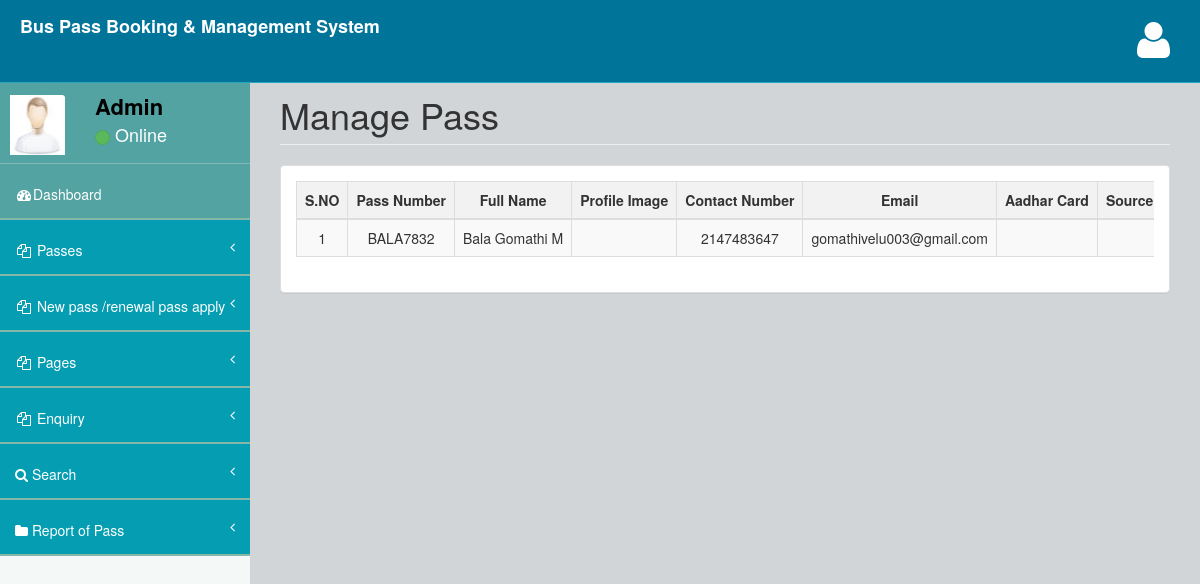
Page /buspassms/admin/manage-pass.php (signed in) on the committed database.
### tables this page shows
CREATE TABLE `tblpass` (
  `ID` int(10) NOT NULL,
  `PassNumber` varchar(255) NOT NULL,
  `FullName` varchar(200) DEFAULT NULL,
  `ProfileImage` varchar(200) DEFAULT NULL,
  `ContactNumber` bigint(10) DEFAULT NULL,
  `Email` varchar(200) DEFAULT NULL,
  `IdentityType` varchar(200) DEFAULT NULL,
  `IdentityCardno` varchar(200) DEFAULT NULL,
  `Category` varchar(100) DEFAULT NULL,
  `Source` varchar(200) DEFAULT NULL,
  `Destination` varchar(200) DEFAULT NULL,
  `FromDate` varchar(200) DEFAULT NULL,
  `ToDate` varchar(200) DEFAULT NULL,
  `amount` decimal(10,0) DEFAULT NULL,
  `PasscreationDate` timestamp NULL DEFAULT current_timestamp(),
  `Status` enum('Pending','Accepted','Rejected') DEFAULT 'Pending',
  `payment_status` enum('Not Paid','Paid') DEFAULT 'Not Paid'
);

### buspassms/admin/manage-pass.php (the view, shortened to what this page needs)
<?php
include('includes/dbconnection.php');
if (strlen($_SESSION['bpmsaid']) == 0) {
    header('location:logout.php');
} else {
?>
<!DOCTYPE html>
<html>
<head>
    <link href="assets/plugins/bootstrap/bootstrap.css" rel="stylesheet" />
    <link href="assets/font-awesome/css/font-awesome.css" rel="stylesheet" />
    <link href="assets/plugins/pace/pace-theme-big-counter.css" rel="stylesheet" />
    <link href="assets/css/style.css" rel="stylesheet" />
    <link href="assets/css/main-style.css" rel="stylesheet" />
    <link href="assets/plugins/dataTables/dataTables.bootstrap.css" rel="stylesheet" />
</head>
<body>
    <div id="wrapper">
        <?php include_once('includes/header.php'); ?>
        <?php include_once('includes/sidebar.php'); ?>
        <div id="page-wrapper">
            <div class="row">
                <div class="col-lg-12">
                    <h1 class="page-header">Manage Pass</h1>
                </div>
            </div>
            <div class="row">
                <div class="col-lg-12">
                    <div class="panel panel-default">
                        <div class="panel-body">
                            <div class="table-responsive">
                                <table class="table table-striped table-bordered table-hover" id="dataTables-example">
                                    <thead>
                                        <tr>
                                            <th>S.NO</th>
                                            <th>Pass Number</th>
                                            <th>Full Name</th>
                                            <th>Profile Image</th>
                                            <th>Contact Number</th>
                                            <th>Email</th>
                                            <th>Aadhar Card</th>
                                            <th>Source</th>
                                        </tr>
                                    </thead>
                                    <tbody>
                                        <?php
                                        $sql = "SELECT * FROM tblpass";
                                        $query = $dbh->prepare($sql);
                                        $query->execute();
                                        $results = $query->fetchAll(PDO::FETCH_OBJ);
                                        $cnt = 1;
                                        if ($query->rowCount() > 0) {
                                            foreach ($results as $row) {
                                        ?>
                                                <tr>
                                                    <td><?php echo htmlentities($cnt); ?></td>
                                                    <td><?php echo htmlentities($row->PassNumber); ?></td>
                                                    <td><?php echo htmlentities($row->FullName); ?></td>
                                                    <td><?php echo htmlentities($row->ProfileImage); ?></td>
                                                    <td><?php echo htmlentities($row->ContactNumber); ?></td>
                                                    <td><?php echo htmlentities($row->Email); ?></td>
                                                    <td><?php echo htmlentities($row->aadhar_card); ?></td>
                                                    <td><?php echo htmlentities($row->Source); ?></td>
                                                </tr>
                                        <?php
                                                $cnt++;
                                            }
                                        } else {
                                            echo "<tr><td colspan='15'>No records found</td></tr>";
                                        }
                                        ?>
                                    </tbody>
                                </table>
                            </div>
                        </div>
                    </div>
                </div>
            </div>
        </div>
    </div>
</body>
</html>
<?php } ?>

### buspassms/admin/includes/sidebar.php (shortened to what this page needs)
<?php
include('includes/dbconnection.php');
?>
        <nav class="navbar-default navbar-static-side" role="navigation">
            <div class="sidebar-collapse">
                <ul class="nav" id="side-menu">
                    <li>
                        <div class="user-section">
                            <div class="user-section-inner">
                                <img src="assets/img/user.jpg" alt="">
                            </div>
                            <div class="user-info">
                                <?php
$aid=$_SESSION['bpmsaid'];
$sql="SELECT AdminName from  tbladmin where ID=:aid";
$query = $dbh -> prepare($sql);
$query->bindParam(':aid',$aid,PDO::PARAM_STR);
$query->execute();
$results=$query->fetchAll(PDO::FETCH_OBJ);
$cnt=1;
if($query->rowCount() > 0)
{
foreach($results as $row)
{               ?>
                                <div><strong><?php  echo $row->AdminName;?></strong></div>
                                <div class="user-text-online">
                                    <span class="user-circle-online btn btn-success btn-circle "></span>&nbsp;Online
                                </div>
                            </div>
                            <?php $cnt=$cnt+1;}} ?>
                        </div>
                    </li>
                    <li class="selected">
                        <a href="dashboard.php"><i class="fa fa-dashboard fa-fw"></i>Dashboard</a>
                    </li>
                    <li>
                        <a href="#"><i class="fa fa-files-o fa-fw"></i> Passes<span class="fa arrow"></span></a>
                    </li>
                    <li>
                        <a href="#"><i class="fa fa-files-o fa-fw"></i> New pass /renewal pass apply<span class="fa arrow"></span></a>
                    </li>
                    <li>
                        <a href="#"><i class="fa fa-files-o fa-fw"></i> Pages<span class="fa arrow"></span></a>
                    </li>
                    <li>
                        <a href="#"><i class="fa fa-files-o fa-fw"></i> Enquiry<span class="fa arrow"></span></a>
                    </li>
                    <li>
                        <a href="search-pass.php"><i class="fa fa-search"></i>  Search<span class="fa arrow"></span></a>
                        </li>
                        <li>
                        <a href="pass-bwdates-report.php"><i class="fa fa-folder"></i>  Report of Pass<span class="fa arrow"></span></a>
                        </li>
                </ul>
            </div>
        </nav>

### buspassms/admin/assets/css/style.css (style rules this page uses)
body { background-color: #f8f8f8; }
#wrapper { width: 100%; margin-top: 55px!important; background-color:#f4f9f7; }
#page-wrapper { padding: 0 15px; min-height: 568px; background-color:rgb(209, 213, 216); }
.navbar-static-side ul li { border-bottom:1px solid #84b7b8 !important; }
.arrow { float: right; }
.fa.arrow:before { content: "\f104"; }
@media (min-width:768px) { .navbar-static-side { z-index: 1; position: absolute; width: 250px; } }
.btn-circle { width: 30px; height: 30px; padding: 6px 0; border-radius: 15px; text-align: center; font-size: 12px; line-height: 1.428571429; }

### buspassms/admin/assets/css/main-style.css (style rules this page uses)
.user-section-inner { height: 65px; width: 65px; -moz-border-radius: 3px; -webkit-border-radius: 3px; border-radius: 3px; overflow: hidden; display: inline-block; float: left; margin-right: 15px; margin-top: 20px; }
.user-section-inner img { margin-left:10px; width:55px; height:60px; }
.user-info { display: block; color:#000!important; display: inline-block; padding: 15px; margin-bottom: 0px }
.user-text-online { font-size:18px; color:#fff }
.user-circle-online { width: 15px!important; height: 15px!important; }
.nav > li > a { padding: 20px 15px; }
#side-menu { background-color:#049db1; }
#side-menu a { color:#fff; border-bottom: 1px solid #84B899 !important; height: 55px; }
.selected { background-color:rgb(83, 163, 163); }
.navbar-default { border-color: #27A6BE; }
@media (min-width:768px) { #page-wrapper { position: inherit; margin: 0 0 0 250px; padding: 0 30px; min-height: 1000px; } }

### buspassms/admin/manage-pass.php (style rules this page uses)
.table-responsive { overflow-x: auto; }
.table { width: 100%; table-layout: auto; }
th, td { white-space: nowrap; text-align: center; }
th { background-color: #f2f2f2; }

### rows in the picture
tblpass: PassNumber "BALA7832", FullName "Bala Gomathi M", ContactNumber "2147483647", Email "gomathivelu003@gmail.com"

### other values in the picture
$row->AdminName "Admin"
